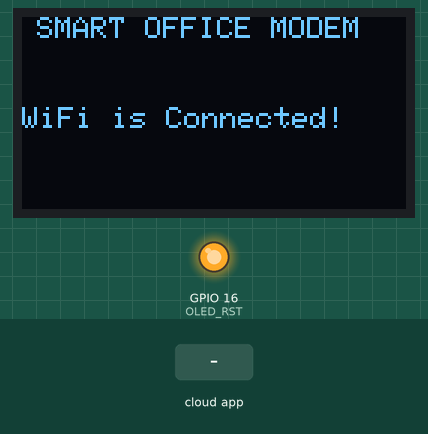
Simulated run of this sketch. Board: ESP32. Parts: 128×64 one-colour display, output pins drawn as LEDs (lit = HIGH). The inputs (shaded band) are chosen by the test bench. WiFi joins after 1.5 s; servers stay silent unless stated; no radio packets arrive unless stated; what the sketch prints to the serial monitor is not drawn.

Above: at 4.2 s.
At 18.0 s:
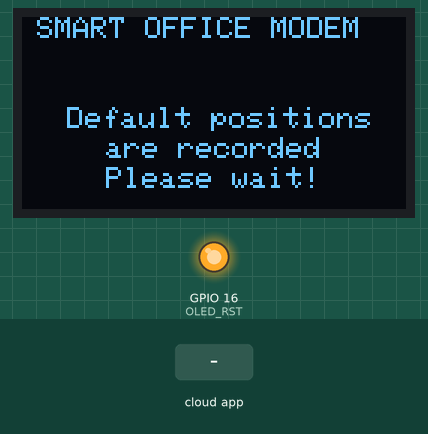
18.1 s: the phone or cloud app sets Relay to 0
At 22.2 s:
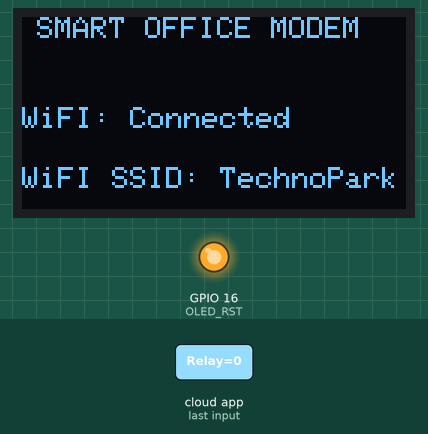
Timing chart, 0 to 23.7 s (numbered marks = the images above; inputs shaded):
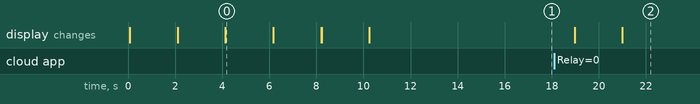

The sketch:

master.ino
```cpp
#include <WiFi.h>
#include "ESPAsyncWebServer.h"
#include <SPI.h>
#include <LoRa.h>
#include <Wire.h>
#include <Firebase_ESP_Client.h>
#include <Adafruit_GFX.h>
#include <Adafruit_SSD1306.h>
#include <Adafruit_Sensor.h>
#include <Adafruit_BME280.h>
#include <NTPClient.h>
#include <WiFiUdp.h>

#define SCK 5
#define MISO 19
#define MOSI 27
#define SS 18
#define RST 14
#define DIO0 26

//433E6 for Asia
//866E6 for Europe
//915E6 for North America
#define BAND 868E6

#define OLED_SDA 4
#define OLED_SCL 15
#define OLED_RST 16
#define SCREEN_WIDTH 128 // OLED display width, in pixels
#define SCREEN_HEIGHT 64 // OLED display height, in pixels

#include "addons/TokenHelper.h"
#include "addons/RTDBHelper.h"

#define WIFI_SSID "TechnoPark"
#define WIFI_PASSWORD "techno2020"
//#define WIFI_SSID "HONOR"
//#define WIFI_PASSWORD "HONOR2023"

#define API_KEY "AIzaSyA3txSt2Tm0q4XByth4ligkMqmsaWF7xuc"
#define USER_EMAIL "samayryn.smart.office@gmail.com"
#define USER_PASSWORD "$m@rt.office.301123"
#define DATABASE_URL "https://smart-office-e6873-default-rtdb.asia-southeast1.firebasedatabase.app/"

FirebaseData stream;
FirebaseAuth auth;
FirebaseConfig config;

String RelayPath = "/Master-1/Relay/";
String WiFi_Config = "/WiFi Config";

String uid;
String R1;


int rssi;
int counter = 0;
int relay_default_position = 1;

unsigned long previousMillis = 0;
unsigned long interval = 5000;

Adafruit_SSD1306 display(SCREEN_WIDTH, SCREEN_HEIGHT, &Wire, OLED_RST);

void startOLED(){
  pinMode(OLED_RST, OUTPUT);
  digitalWrite(OLED_RST, LOW);
  delay(20);
  digitalWrite(OLED_RST, HIGH);

  Wire.begin(OLED_SDA, OLED_SCL);
  if(!display.begin(SSD1306_SWITCHCAPVCC, 0x3c, false, false)) {
    Serial.println(F("SSD1306 allocation failed"));
    for(;;);
  }
  display.clearDisplay();
  display.setTextColor(WHITE);
  display.setTextSize(1);
  display.setCursor(5,0);
  display.print("SMART OFFICE MODEM");
  display.display();
  delay(2000);
}


void initWiFi() {
  WiFi.begin(WIFI_SSID, WIFI_PASSWORD);
  Serial.print("Connecting to WiFi ..");

  display.clearDisplay();
  display.setTextColor(WHITE);
  display.setTextSize(1);
  display.setCursor(5,0);
  display.print("SMART OFFICE MODEM");
  display.setCursor(0,30);
  display.print("Connecting to WiFi ..");
  display.display();

  while ((WiFi.status() != WL_CONNECTED) && counter < 10) {
    counter++;
    delay(1000);
  }
  if (counter == 10) {
    display.clearDisplay();
    display.setTextColor(WHITE);
    display.setTextSize(1);
    display.setCursor(5,0);
    display.print("SMART OFFICE MODEM");
    display.setCursor(0,30);
    display.print("WiFi is failed!");
    display.display();
    delay(2000);
    ESP.restart();
  }

  counter = 0;

  Serial.println(WiFi.localIP());

  display.clearDisplay();
  display.setTextColor(WHITE);
  display.setTextSize(1);
  display.setCursor(5,0);
  display.print("SMART OFFICE MODEM");
  display.setCursor(0,30);
  display.print("WiFi is Connected!");
  display.display();
  delay(2000);
}


void streamCallback(FirebaseStream data){
  Serial.printf("stream path, %s\nevent path, %s\ndata type, %s\nevent type, %s\n\n",
                data.streamPath().c_str(),
                data.dataPath().c_str(),
                data.dataType().c_str(),
                data.eventType().c_str());
  printResult(data); //see addons/RTDBHelper.h
  Serial.println();

  String streamPath = String(data.dataPath());

  if (data.dataTypeEnum() == fb_esp_rtdb_data_type_integer){
    String GPIO = streamPath.substring(1);
    int state = data.intData();
    Serial.print("GPIO: ");
    Serial.println(GPIO);
    Serial.print("STATE: ");
    Serial.println(state);
    LoRa.beginPacket();
    LoRa.print(R1 + "?" + GPIO + "&" +String(state));
    LoRa.endPacket();
  }
}

void streamTimeoutCallback(bool timeout){
  if (timeout)
    Serial.println("stream timeout, resuming...\n");
  if (!stream.httpConnected())
    Serial.printf("error code: %d, reason: %s\n\n", stream.httpCode(), stream.errorReason().c_str());
}

void sendINT(String path, int value){
  if (Firebase.RTDB.setInt(&stream, path.c_str(), value)){
    Serial.print("Writing value: ");
    Serial.print (value);
    Serial.print(" on the following path: ");
    Serial.println(path);
    Serial.println("PASSED");
    Serial.println("PATH: " + stream.dataPath());
    Serial.println("TYPE: " + stream.dataType());
  }
  else {
    Serial.println("FAILED");
    Serial.println("REASON: " + stream.errorReason());
  }
}

void startLoRA(){
  SPI.begin(SCK, MISO, MOSI, SS);
  LoRa.setPins(SS, RST, DIO0);

  while (!LoRa.begin(BAND) && counter < 10) {
    counter++;
    delay(500);
  }
  if (counter == 10) {
    display.clearDisplay();
    display.setTextColor(WHITE);
    display.setTextSize(1);
    display.setCursor(5,0);
    display.print("SMART OFFICE MODEM");
    display.setCursor(0,30);
    display.print("WiFi is Connected!");
    display.setCursor(0,50);
    display.print("Starting LoRa failed!");
    display.display();
    ESP.restart();
  }
  display.clearDisplay();
  display.setTextColor(WHITE);
  display.setTextSize(1);
  display.setCursor(5,0);
  display.print("SMART OFFICE MODEM");
  display.setCursor(0,30);
  display.print("WiFi is Connected!");
  display.setCursor(0,50);
  display.print("LoRa Initializing OK!");
  display.display();
  delay(2000);
}


void connect_RTDB(){
  display.clearDisplay();
  display.setTextColor(WHITE);
  display.setTextSize(1);
  display.setCursor(5,0);
  display.print("SMART OFFICE MODEM");
  display.setCursor(0,30);
  display.print("WiFi is Connected!");
  display.setCursor(0,50);
  display.print("Connecting to Server");
  display.display();

  config.api_key = API_KEY;
  auth.user.email = USER_EMAIL;
  auth.user.password = USER_PASSWORD;
  config.database_url = DATABASE_URL;

  Firebase.reconnectWiFi(true);
  stream.setResponseSize(4096);
  config.token_status_callback = tokenStatusCallback; //see addons/TokenHelper.h
  config.max_token_generation_retry = 5;
  Firebase.begin(&config, &auth);
  while ((auth.token.uid) == "") {
    delay(1000);
  }
  uid = auth.token.uid.c_str();
  Serial.println(uid);

  display.clearDisplay();
  display.setTextColor(WHITE);
  display.setTextSize(1);
  display.setCursor(5,0);
  display.print("SMART OFFICE MODEM");
  display.setCursor(0,30);
  display.print("WiFi is Connected!");
  display.setCursor(0,50);
  display.print("Server is connected!");
  display.display();
  delay(2000);
}


void defaultposition(){
  display.clearDisplay();
  display.setTextColor(WHITE);
  display.setTextSize(1);
  display.setCursor(5,0);
  display.print("SMART OFFICE MODEM");
  display.setCursor(15,30);
  display.print("Default positions");
  display.setCursor(28,40);
  display.print("are recorded");
  display.setCursor(28,50);
  display.print("Please wait!");
  display.display();

  for (int i = 0; i < 8; i++) {
    String topic = RelayPath + String(i);
    sendINT(topic, relay_default_position);
  }

  LoRa.beginPacket();
  LoRa.print(R1 + "?" + 0 + "&" + String(relay_default_position));
  LoRa.endPacket();
  delay(1000);
  LoRa.beginPacket();
  LoRa.print(R1 + "?" + 1 + "&" + String(relay_default_position));
  LoRa.endPacket();
  delay(1000);
  LoRa.beginPacket();
  LoRa.print(R1 + "?" + 2 + "&" + String(relay_default_position));
  LoRa.endPacket();
  delay(1000);
  LoRa.beginPacket();
  LoRa.print(R1 + "?" + 3 + "&" + String(relay_default_position));
  LoRa.endPacket();
  delay(1000);
  LoRa.beginPacket();
  LoRa.print(R1 + "?" + 4 + "&" + String(relay_default_position));
  LoRa.endPacket();
  delay(1000);
  LoRa.beginPacket();
  LoRa.print(R1 + "?" + 5 + "&" + String(relay_default_position));
  LoRa.endPacket();
  delay(1000);
  LoRa.beginPacket();
  LoRa.print(R1 + "?" + 6 + "&" + String(relay_default_position));
  LoRa.endPacket();
  delay(1000);
  LoRa.beginPacket();
  LoRa.print(R1 + "?" + 7 + "&" + String(relay_default_position));
  LoRa.endPacket();

  display.clearDisplay();
  display.setTextColor(WHITE);
  display.setTextSize(1);
  display.setCursor(5,0);
  display.print("SMART OFFICE MODEM");
  display.setCursor(28,30);
  display.print("READY TO GO!");
  display.display();
  delay(2000);

  display.clearDisplay();
  display.setTextColor(WHITE);
  display.setTextSize(1);
  display.setCursor(5,0);
  display.print("SMART OFFICE MODEM");
  display.setCursor(0,30);
  display.print("WiFI: Connected");
  display.setCursor(0,50);
  display.print("WiFI SSID: " + String(WiFi.SSID()));
  display.display();
}

void setup(){
  Serial.begin(115200);

  startOLED();
  initWiFi();
  startLoRA();
  connect_RTDB();
  defaultposition();

  if (!Firebase.RTDB.beginStream(&stream, RelayPath.c_str()))
    Serial.printf("stream begin error, %s\n\n", stream.errorReason().c_str());
  Firebase.RTDB.setStreamCallback(&stream, streamCallback, streamTimeoutCallback);
  delay(2000);
}

void loop(){
  unsigned long currentMillis = millis();

    if (Firebase.isTokenExpired()){
    Firebase.refreshToken(&config);
    Serial.println("Refresh token");
  }

  if (((WiFi.status() != WL_CONNECTED) && (currentMillis - previousMillis >=interval))) {
    display.clearDisplay();
    display.setTextColor(WHITE);
    display.setTextSize(1);
    display.setCursor(5,0);
    display.print("SMART OFFICE MODEM");
    display.setCursor(0,30);
    display.print("Reconnecting to WiFi!");
    display.display();
    delay(2000);
    ESP.restart();
    previousMillis = currentMillis;
  }
}
```

Measured:
- what the display in image 0 shows lasts 2.1 s, from 4.1 s to 6.2 s
